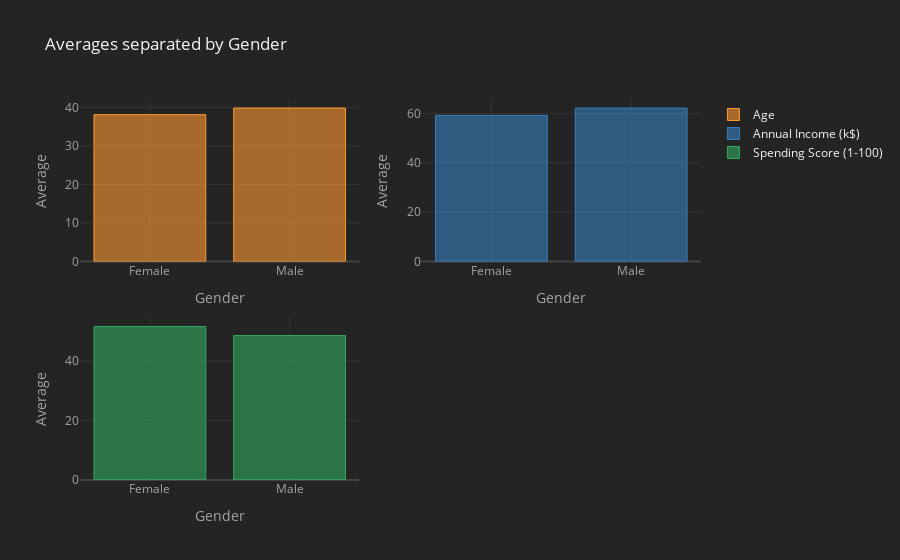

Here is the notebook cell this chart was saved with:
### Code cell
avg_gender_df.iplot(kind="bar",
                  subplots=True,
                  sortbars=True,
                  keys = ["Age", "Annual Income (k$)", "Spending Score (1-100)"],
                  yTitle="Average", xTitle="Gender", title="Averages separated by Gender",
                  theme="henanigans"
                  )

### Figure 1 — Plotly figure (JSON) as saved in the notebook; plotly's stock layout.template omitted (floating-point values rounded to 4 significant figures)
{"data": [{"marker": {"color": "rgba(255, 153, 51, 0.6)", "line": {"color": "rgba(255, 153, 51, 1.0)", "width": 1}}, "name": "Age", "orientation": "v", "text": "", "type": "bar", "x": ["Female", "Male"], "xaxis": "x", "y": [38.1, 39.81], "yaxis": "y"}, {"marker": {"color": "rgba(55, 128, 191, 0.6)", "line": {"color": "rgba(55, 128, 191, 1.0)", "width": 1}}, "name": "Annual Income (k$)", "orientation": "v", "text": "", "type": "bar", "x": ["Female", "Male"], "xaxis": "x2", "y": [59.25, 62.23], "yaxis": "y2"}, {"marker": {"color": "rgba(50, 171, 96, 0.6)", "line": {"color": "rgba(50, 171, 96, 1.0)", "width": 1}}, "name": "Spending Score (1-100)", "orientation": "v", "text": "", "type": "bar", "x": ["Female", "Male"], "xaxis": "x3", "y": [51.53, 48.51], "yaxis": "y3"}], "layout": {"legend": {"bgcolor": "#242424", "font": {"color": "#F4F4F4"}}, "paper_bgcolor": "#242424", "plot_bgcolor": "#242424", "title": {"font": {"color": "#F4F4F4"}, "text": "Averages separated by Gender"}, "xaxis": {"anchor": "y", "domain": [0.0, 0.45], "gridcolor": "#343434", "showgrid": true, "tickfont": {"color": "#A4A4A4"}, "title": {"font": {"color": "#A4A4A4"}, "text": "Gender"}, "zerolinecolor": "#444444"}, "xaxis2": {"anchor": "y2", "domain": [0.55, 1.0], "gridcolor": "#343434", "showgrid": true, "tickfont": {"color": "#A4A4A4"}, "title": {"font": {"color": "#A4A4A4"}, "text": "Gender"}, "zerolinecolor": "#444444"}, "xaxis3": {"anchor": "y3", "domain": [0.0, 0.45], "gridcolor": "#343434", "showgrid": true, "tickfont": {"color": "#A4A4A4"}, "title": {"font": {"color": "#A4A4A4"}, "text": "Gender"}, "zerolinecolor": "#444444"}, "yaxis": {"anchor": "x", "domain": [0.575, 1.0], "gridcolor": "#343434", "showgrid": true, "tickfont": {"color": "#A4A4A4"}, "title": {"font": {"color": "#A4A4A4"}, "text": "Average"}, "zerolinecolor": "#444444"}, "yaxis2": {"anchor": "x2", "domain": [0.575, 1.0], "gridcolor": "#343434", "showgrid": true, "tickfont": {"color": "#A4A4A4"}, "title": {"font": {"color": "#A4A4A4"}, "text": "Average"}, "zerolinecolor": "#444444"}, "yaxis3": {"anchor": "x3", "domain": [0.0, 0.425], "gridcolor": "#343434", "showgrid": true, "tickfont": {"color": "#A4A4A4"}, "title": {"font": {"color": "#A4A4A4"}, "text": "Average"}, "zerolinecolor": "#444444"}}}
